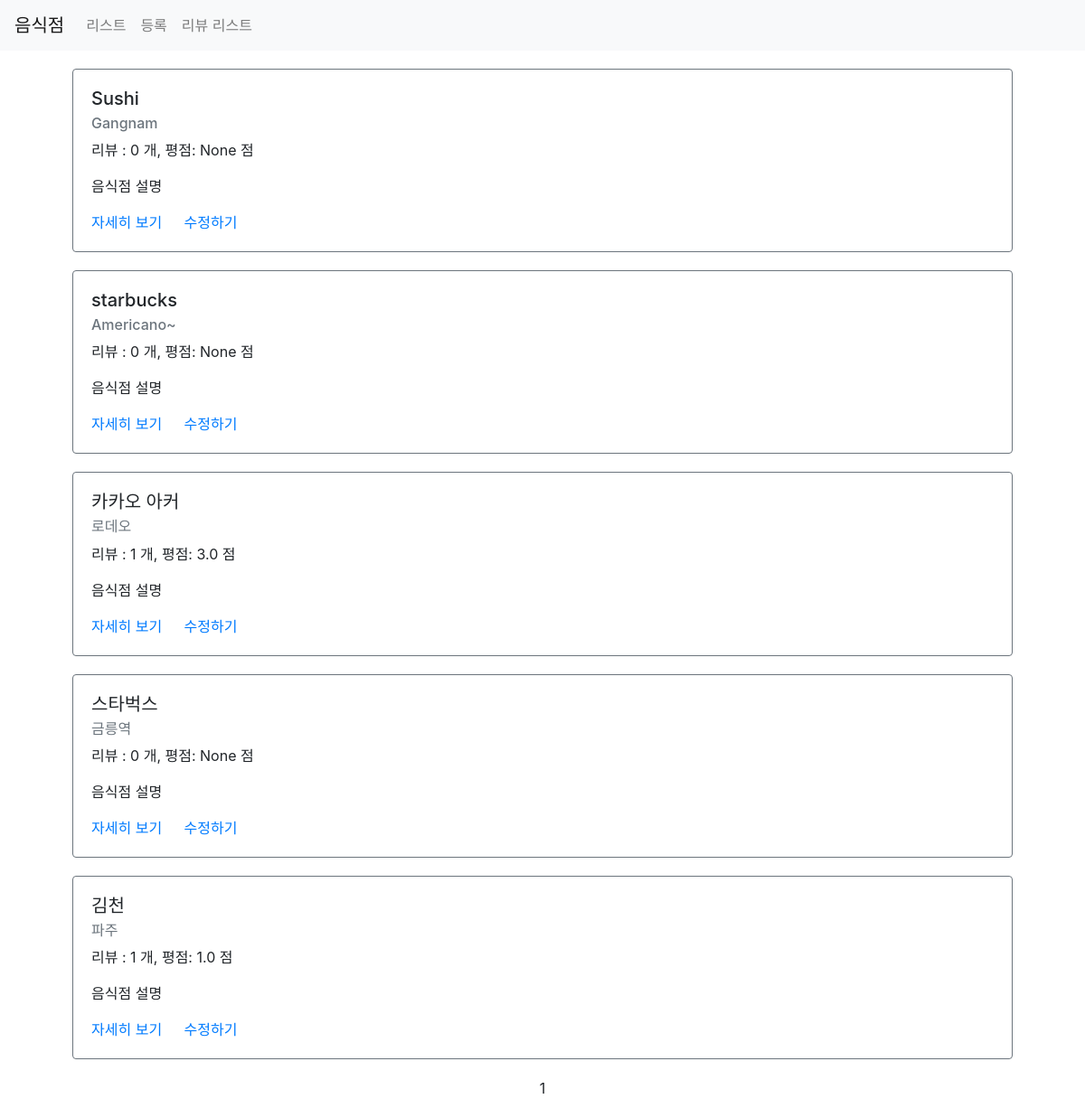
Screenshot of /third/list/ with the database file from the repository.
### third/models.py (models this page shows)
class Restaurant(models.Model):
    name = models.CharField(max_length = 30)
    address = models.CharField(max_length = 200)
    password = models.CharField(max_length=20, default=None, null=True)
    image = models.CharField(max_length=500, default=None, null=True)
    created_at = models.DateTimeField(auto_now_add=True)
    updated_at = models.DateTimeField(auto_now= True)

### third/views.py (the view)
# urls.py: path('list/', views.list, name="list"),
def list(request):
    restaurants = Restaurant.objects.all().annotate(reviews_count=Count('review')).annotate(average_point=Avg('review__point'))
    paginator = Paginator(restaurants, 5)
    page = request.GET.get('page')
    items = paginator.get_page(page)
    context = {
        'restaurants': items
    }
    return render(request, 'third/list.html', context)

### third/templates/third/list.html (shortened to what this page needs)
{% extends 'third/base.html' %}
{% load static %}
{% block content %}
<div class = "container">
    {% for item in restaurants %}
    <div class = "row restaurant-item" style="margin: 20px" auto;>
        <div class="col-sm-12">
            <div class="card border-secondary">
                <div class="card-body">
                    <h5 class= "card-title"> {{ item.name }}</h5>
                    <h6 class="card-subtitle mb-2 text-muted">{{ item.address}}</h6>
                    <p class="card-text"> 리뷰 : {{ item.reviews_count }} 개, 평점: {{ item.average_point }} 점 </p>
                    <p class="card-text">음식점 설명</p>
                    <a href="{% url 'restaurant-detail' id=item.id %}" class="card-link">자세히 보기</a>
                    <a href="{% url 'restaurant-update' %}?id={{ item.id }}" class="card-link">수정하기</a>
                </div>
            </div>
        </div>
    </div>
    {% endfor %}
    <div class="row">
        <div class="col-sm-12 text-center">
            <div class="pagination">
                <span class="step-links text-center" style="width:100%;">
                    <span class="current">
                        {{ restaurants.number }}
                    </span>
                </span>
            </div>
        </div>
    </div>
</div>
{% endblock %}

### third/templates/third/base.html (shortened to what this page needs)
{% load static %}
<!DOCTYPE html>
<html>
<head>
    <link rel="stylesheet" href="https://stackpath.bootstrapcdn.com/bootstrap/4.1.3/css/bootstrap.min.css">
    <link rel="stylesheet" href="{% static 'third/styles.css' %}">
</head>
<body>
    <nav class="navbar navbar-expand-lg navbar-light bg-light">
        <a class="navbar-brand" href="/third/list">음식점</a>
        <div class="collapse navbar-collapse" id="navbarNav">
            <ul class="navbar-nav">
                <li class="nav-item">
                    <a class="nav-link" href="/third/list">리스트</a>
                </li>
                <li class="nav-item">
                    <a class="nav-link" href="/third/create">등록</a>
                </li>
                <li class="nav-item">
                    <a class="nav-link" href="/third/review/list">리뷰 리스트</a>
                </li>
            </ul>
        </div>
    </nav>
    {% block content %}
    {% endblock %}
</body>
</html>

### rows the page displays
Restaurant: name "Sushi", address "Gangnam", reviews_count "0", average_point "None"
Restaurant: name "starbucks", address "Americano~", reviews_count "0", average_point "None"
Restaurant: name "카카오 아커", address "로데오", reviews_count "1", average_point "3.0"
Restaurant: name "스타벅스", address "금릉역", reviews_count "0", average_point "None"
Restaurant: name "김천", address "파주", reviews_count "1", average_point "1.0"

### other values shown
{{ restaurants.number }} "1"
